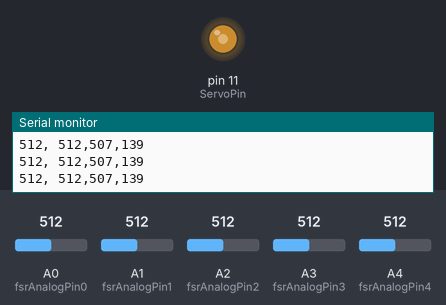
This sketch was run on a simulated Arduino Uno, built with avr-gcc and run on an emulated ATmega328P. On the bench: output pins drawn as LEDs (lit = HIGH), the last lines printed to the serial monitor. The inputs (shaded band) are chosen by the test bench; at power-on: A0 (fsrAnalogPin0) = 512, A1 (fsrAnalogPin1) = 512, A2 (fsrAnalogPin2) = 512, A3 (fsrAnalogPin3) = 512, A4 (fsrAnalogPin4) = 512.

Above: at 1.2 s.
1.3 s: A0 (fsrAnalogPin0) set to 230
At 1.55 s:
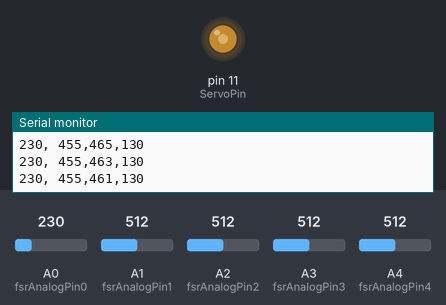
3.0 s: A1 (fsrAnalogPin1) set to 716
At 3.8 s:
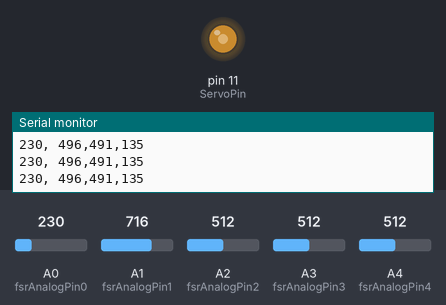
6.0 s: A2 (fsrAnalogPin2) set to 716
At 6.24 s:
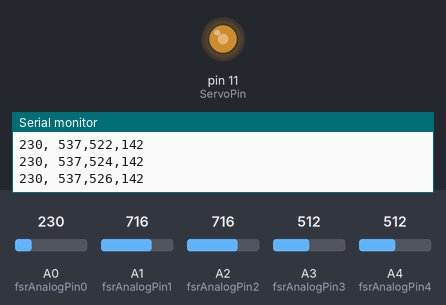
7.7 s: A3 (fsrAnalogPin3) set to 716
At 7.93 s:
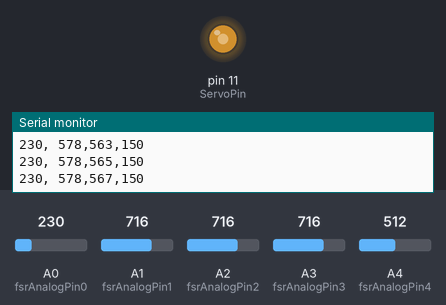
9.4 s: A4 (fsrAnalogPin4) set to 716
At 10.1 s:
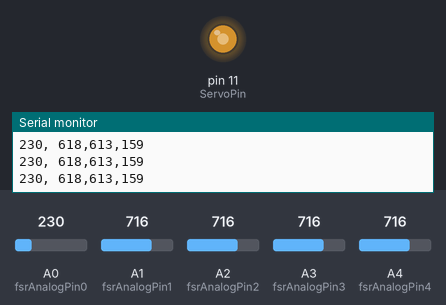
12.4 s: A0 (fsrAnalogPin0) set to 250
At 13.8 s:
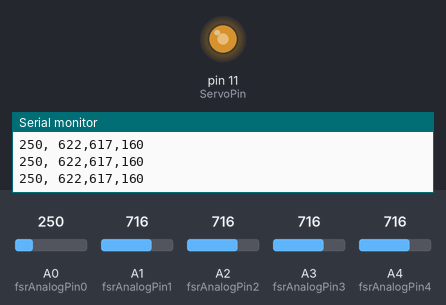
Timing chart, 0 to 14.9 s (numbered marks = the images above; inputs shaded):
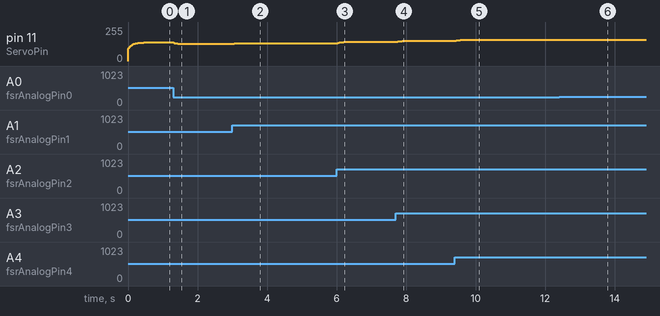

The sketch:

test-devices.ino.ino
```cpp
// loop counter for debug monitor
int loopCnt;
//
// -- Servo connected p pulse-width-modulated single (longer width = brighter)
int ServoPin = 11;
//
// -- force resistor on pin 0
int fsrAnalogPin0 = 0;
int fsrAnalogPin1 = 1;
int fsrAnalogPin2 = 2;
int fsrAnalogPin3 = 3;
int fsrAnalogPin4 = 4;
//
// -- servo min and max values
int forceMin = 0;
int forceMax = 1023;
//
// -- servo min and max values
int serverMin = 40;
int serverMax = 240;
//
// -- noise filter depth
int filterWeight = 5;
int filteredInput = 0;
//
// -- Arduino calls this setup method once when the device initializes
void setup() {
  //
  // -- initialize the serial port to display data on the computer monitor
  Serial.begin(9600);
  while (!Serial) {
    ; // -- wait for serial port to connect. Needed for native USB port only
  }
  //
  // -- send message to debug monitor
  Serial.println("setup");
  //
  // -- setup the LED pin as an output pin
  pinMode(ServoPin, OUTPUT);
}
//
// -- Arduino calls loop repeatedly
void loop() {
  //
  // -- begin a pass through the loop
  // Serial.print(", loop:" + String( loopCnt ));
  //
  // -- read in analog value from force resisters
  int forceInput0 = analogRead(fsrAnalogPin0);
  int forceInput1 = analogRead(fsrAnalogPin1);
  int forceInput2 = analogRead(fsrAnalogPin2);
  int forceInput3 = analogRead(fsrAnalogPin3);
  int forceInput4 = analogRead(fsrAnalogPin4);
  //
  //
  // Averaging out the input while ignoring values under 50
  int sum = 0;
  int snsrNumber = 0;
  if(forceInput0 < 900)
  {
    sum = forceInput0;
    snsrNumber++;
  }
  if(forceInput1 < 900)
  {
    sum += forceInput1;
    snsrNumber++;
  }
  if(forceInput2 < 900)
  {
    sum += forceInput2;
    snsrNumber++;
  }
  if(forceInput3 < 900)
  {
    sum += forceInput3;
    snsrNumber++;
  }
  if(forceInput4 < 900)
  {
    sum += forceInput4;
    snsrNumber++;
  }
  int averageForce = 1023;
  if(snsrNumber > 0)
    averageForce = sum/snsrNumber;
  //
  // Printing out the averaged value
  Serial.print(forceInput0);
  Serial.print(", ");
  Serial.print(averageForce);
  //
  // -- noise filter
  filteredInput = ((filteredInput * filterWeight) + averageForce)/(filterWeight+1);
  Serial.print(",");
  Serial.print(filteredInput);
  //
  // -- weight the input
  //long filteredInput = ( (long)filteredInput * (long)filteredInput ) / (long)1048576;
  //
  // -- convert reading 0-1023 to output 0-255, and write servo position
  int ServoPosition;
  ServoPosition = map((int)filteredInput, forceMin, forceMax, serverMin, serverMax);
  ServoPosition = constrain( ServoPosition, serverMin, serverMax );

  Serial.print(",");
  Serial.print(ServoPosition);
  //
  // LED gets brighter the harder you press
  analogWrite(ServoPin, ServoPosition);
  //
  // -- count the loop pass
  loopCnt += 1;
  //
  // -- monitor new line
  Serial.println("");
}
```

Measured:
- after the input at 1.3 s, pin 11 (ServoPin): moves from 139/255 to 128/255 over 0.28 s, starting at once
- after the input at 3.0 s, pin 11 (ServoPin): 128/255 → 135/255 at once
- after the input at 6.0 s, pin 11 (ServoPin): 135/255 → 143/255 at once, → 144/255 0.26 s later
- after the input at 7.7 s, pin 11 (ServoPin): 144/255 → 151/255 at once, → 152/255 0.26 s later
- after the input at 9.4 s, pin 11 (ServoPin): 152/255 → 159/255 at once
- after the input at 12.4 s, pin 11 (ServoPin): 159/255 → 160/255 at once
